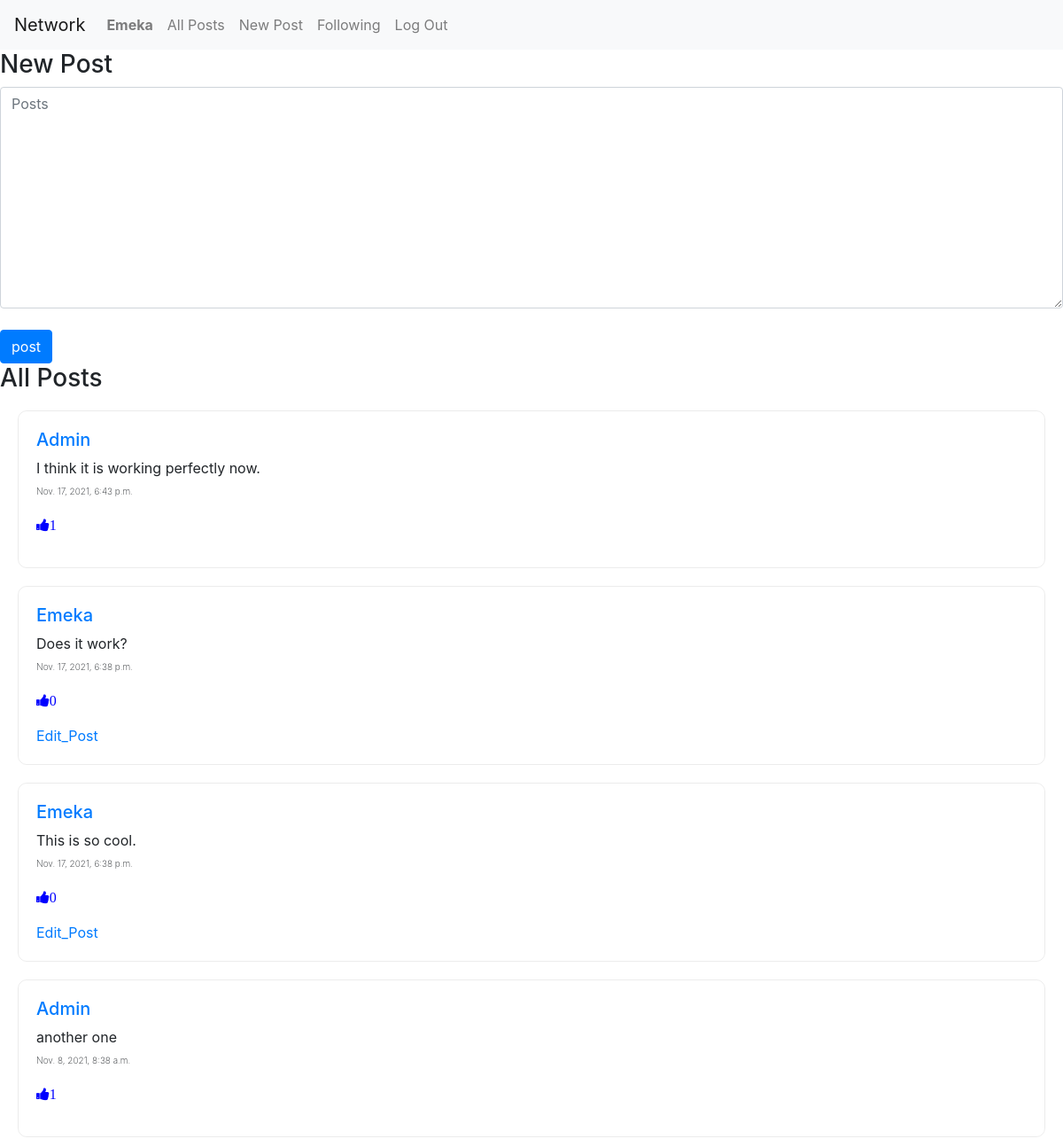
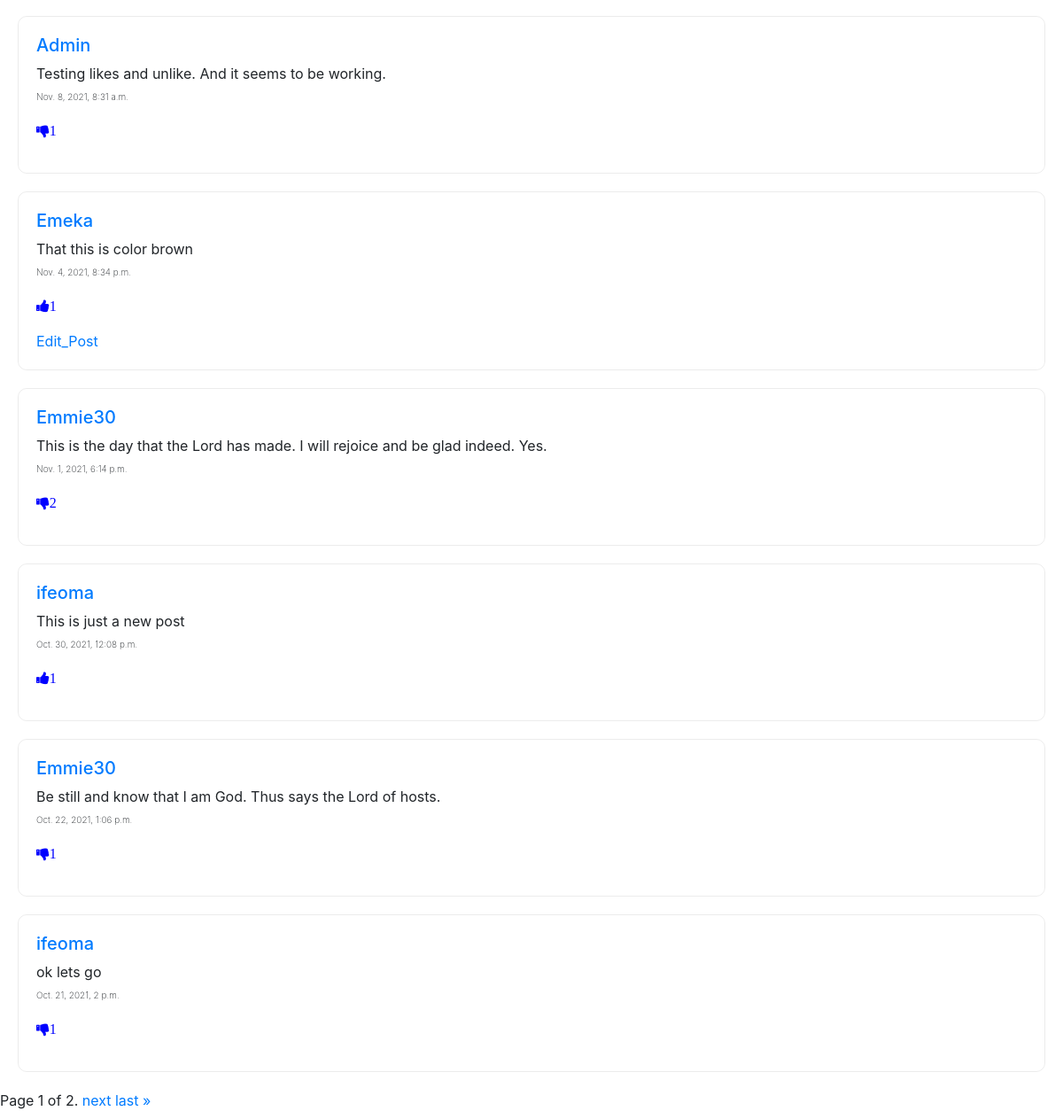
The app's page / (signed in) with its own data (2 pictures, top to bottom).
### network/models.py (models this page shows, shortened)
class User(AbstractUser):
    pass

class Posts(models.Model):
    name = models.CharField(max_length=200, default='user')
    post = models.TextField(max_length=None)
    likes = models.IntegerField(max_length=None, default=0)
    date = models.DateTimeField()
    state = models.CharField(max_length=200, default='up')
    liked_by = models.CharField(max_length=200, default='')

### network/views.py (the view)
# urls.py: path("", views.index, name="index"),
def index(request):
    posts = Posts.objects.all()
    posts = posts.order_by("-date").all()
    paginator = Paginator(posts, 10)  # Show 5 posts per page.
    page_number = request.GET.get('page')
    page_obj = paginator.get_page(page_number)
    icon_state = Likes.objects.all()
    return render(request, "network/index.html", {'page_obj': page_obj, 'icon_state': icon_state})

### network/templates/network/index.html (shortened to what this page needs)
{% extends "network/layout.html" %}
{% load static %}
{% block body %}
    <div id="new-post">
        <h3>New Post</h3>
        <form id='post_form' method="post">
            <textarea id="text" class="form-control"  name='post' placeholder="Posts" style="height: 250px;"></textarea>
            <br>
            <input type='submit' value='post' class="btn btn-primary">
        </form>
    </div>
    <div id='all-posts' name='ee'>
        <h3>All Posts</h3>
            {% for post in page_obj %}
            <div style="border: .5px solid rgba(0, 0, 0, 0.075); padding: 20px; margin: 20px; border-radius: 10px;">
                <h5><a href="{% url 'user_details' name=post.name %}">{{post.name}}</a></h5>
                <p >{{post.post}} <br><span style="font-weight: 200; font-size: x-small;">{{post.date}}</span> </p>
                {% if post.state == 'down' and post.liked_by == user.username %}
                    <p><i id={{post.id}} onclick="like_unlike(this, '{{post.id}}')" class="fa fa-thumbs-down" style="cursor: pointer; color: #00F" onMouseOver="this.style.color='#0F0'" onMouseOut="this.style.color='#00F'">{{post.likes}}</i></p>
                {% else %}
                    <p><i id={{post.id}} onclick="like_unlike(this, '{{post.id}}')" class="fa fa-thumbs-up" style="cursor: pointer; color: #00F" onMouseOver="this.style.color='#0F0'" onMouseOut="this.style.color='#00F'">{{post.likes}}</i>
                    </p>
                {% endif %}
                {% if post.name == user.username %}
                    <a href='{% url "edit_post" id=post.id %}'>Edit_Post</a>
                {% endif %}
            </div>
            {% endfor %}
        <div class="pagination">
            <span class="step-links">
                <span class="current">
                    Page {{ page_obj.number }} of {{ page_obj.paginator.num_pages }}.
                </span>
                {% if page_obj.has_next %}
                    <a class='pager' href="?page={{ page_obj.next_page_number }}">next</a>
                    <a class='pager' href="?page={{ page_obj.paginator.num_pages }}">last &raquo;</a>
                {% endif %}
            </span>
        </div>
    </div>
{% endblock %}

### network/templates/network/layout.html (shortened to what this page needs)
{% load static %}
<!DOCTYPE html>
<html lang="en">
    <head>
        <link rel="stylesheet" href="https://stackpath.bootstrapcdn.com/bootstrap/4.4.1/css/bootstrap.min.css">
        <link rel="stylesheet" href="https://cdnjs.cloudflare.com/ajax/libs/font-awesome/4.7.0/css/font-awesome.min.css">
        <link href="{% static 'network/styles.css' %}" rel="stylesheet">
    </head>
    <body>
        <nav class="navbar navbar-expand-lg navbar-light bg-light">
            <a class="navbar-brand" href="#">Network</a>
            <div>
              <ul class="navbar-nav mr-auto">
                {% if user.is_authenticated %}
                    <li class="nav-item">
                        <a id='user' class="nav-link" href="#"><strong>{{ user.username }}</strong></a>
                    </li>
                {% endif %}
                <li class="nav-item" id="allpost">
                  <a class="nav-link" href="{% url 'index' %}">All Posts</a>
                </li>
                {% if user.is_authenticated %}
                    <li class="nav-item">
                        <a class="nav-link" id='new_post' href="#">New Post</a>
                    </li>
                    <li class="nav-item">
                        <a class="nav-link" id='ff' href="{% url 'following' %}">Following</a>
                    </li>
                    <li class="nav-item">
                        <a class="nav-link" href="{% url 'logout' %}">Log Out</a>
                    </li>
                {% endif %}
              </ul>
            </div>
          </nav>
        <div class="body">
            {% block body %}
            {% endblock %}
        </div>
    </body>
</html>

### records on screen
User: username "Emeka"
Posts: name "Admin", post "I think it is working perfectly now.", date "Nov. 17, 2021, 6:43 p.m.", likes "1"
Posts: name "Emeka", post "Does it work?", date "Nov. 17, 2021, 6:38 p.m.", likes "0", shows "Edit_Post"
Posts: name "Emeka", post "This is so cool.", date "Nov. 17, 2021, 6:38 p.m.", likes "0", shows "Edit_Post"
Posts: name "Admin", post "another one", date "Nov. 8, 2021, 8:38 a.m.", likes "1"
Posts: name "Admin", post "Testing likes and unlike. And it seems to be working.", date "Nov. 8, 2021, 8:31 a.m.", likes "1"
Posts: name "Emeka", post "That this is color brown", date "Nov. 4, 2021, 8:34 p.m.", likes "1", shows "Edit_Post"
Posts: name "Emmie30", post "This is the day that the Lord has made. I will rejoice and be glad indeed. Yes.", date "Nov. 1, 2021, 6:14 p.m.", likes "2"
Posts: name "ifeoma", post "This is just a new post", date "Oct. 30, 2021, 12:08 p.m.", likes "1"
Posts: name "Emmie30", post "Be still and know that I am God. Thus says the Lord of hosts.", date "Oct. 22, 2021, 1:06 p.m.", likes "1"
Posts: name "ifeoma", post "ok lets go", date "Oct. 21, 2021, 2 p.m.", likes "1"

### other values on screen
{{ page_obj.number }} "1"
{{ page_obj.paginator.num_pages }} "2"
